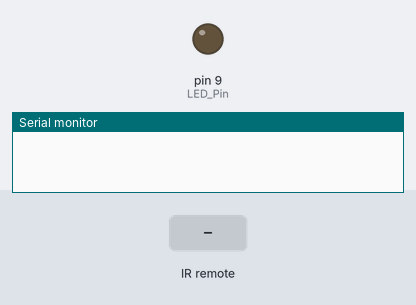
Bench run of a sketch on a simulated Arduino Uno, built with avr-gcc and run on an emulated ATmega328P. Parts: output pins drawn as LEDs (lit = HIGH), the last lines printed to the serial monitor. The inputs (shaded band) are chosen by the test bench.

Above: at 1.2 s.
1.3 s: infrared code 0x45 received
At 1.9 s:
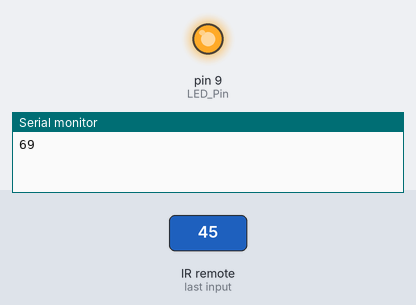
2.8 s: infrared code 0x44 received
At 3.1 s:
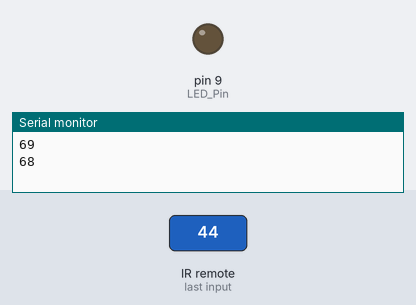
Timing chart, 0 to 5.8 s (numbered marks = the images above; inputs shaded):
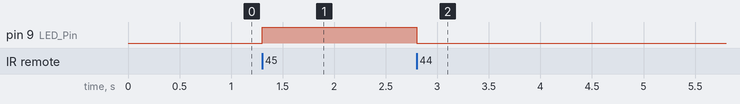

The sketch:

IR_LED.ino
```cpp
#include <IRremote.h>

// Pin du récepteur IR
int PIN_IR = 10;

// Pin de la LED
int LED_Pin = 9;

// Variable pour stocker les valeurs IR
int iValue;

void setup() {

  // Initialisation communication série
  Serial.begin(9600);

  // Initialisation récepteur IR
  IrReceiver.begin(PIN_IR);

  // Configuration de la LED
  pinMode(LED_Pin, OUTPUT);

  // Tout éteindre au démarrage
  digitalWrite(LED_Pin, LOW);
}

/*
-----------------------------------------------------------
UTILISATION DES CODES IR RECUPERES
-----------------------------------------------------------
Les valeurs utilisées dans le switch case (ex: 69, 68)
proviennent du programme de lecture IR.

Avant d’utiliser ce programme :

1) Exécuter d’abord le programme de lecture IR pour
   récupérer les codes de votre télécommande.

2) Noter les valeurs affichées dans le Moniteur Série.

3) Remplacer les valeurs des "case" par celles obtenues.

Exemple :
Si le bouton ON affiche 45 → utiliser : case 45:
Si le bouton OFF affiche 46 → utiliser : case 46:

Cela permet d’adapter le programme à n’importe quelle
télécommande IR.
-----------------------------------------------------------
*/


void loop() {

  // Vérifie réception IR
  if (IrReceiver.decode()) {

    iValue = IrReceiver.decodedIRData.command;
    Serial.println(iValue);

    // -------- SWITCH CASE --------
    switch (iValue) {

      case 69:         // LED ON
        digitalWrite(LED_Pin, HIGH);
        break;

      case 68:         // LED OFF
        digitalWrite(LED_Pin, LOW);
        break;

      default:
        // Aucun bouton reconnu
        break;
    }

    // Reprendre réception IR
    IrReceiver.resume();
  }
}
```

Measured:
- after the input at 1.3 s, pin 9 (LED_Pin): LOW → HIGH at once
- after the input at 2.8 s, pin 9 (LED_Pin): HIGH → LOW at once
